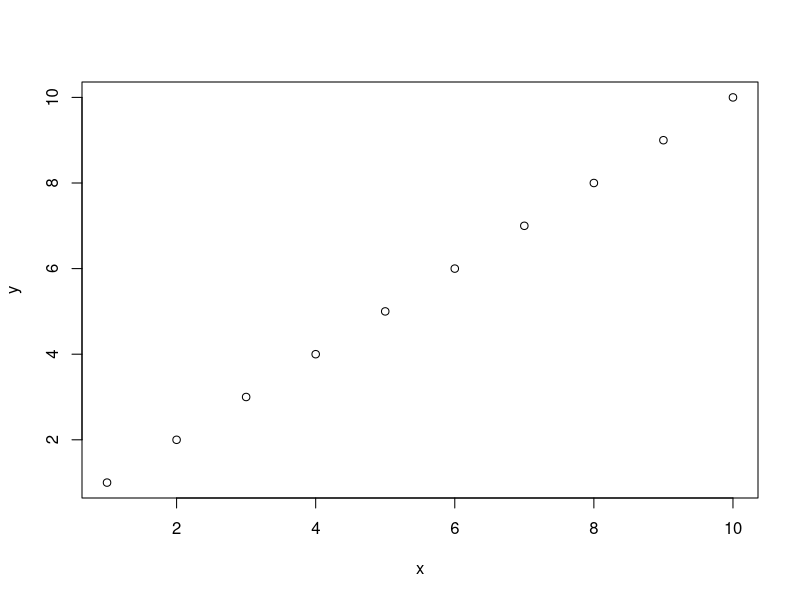
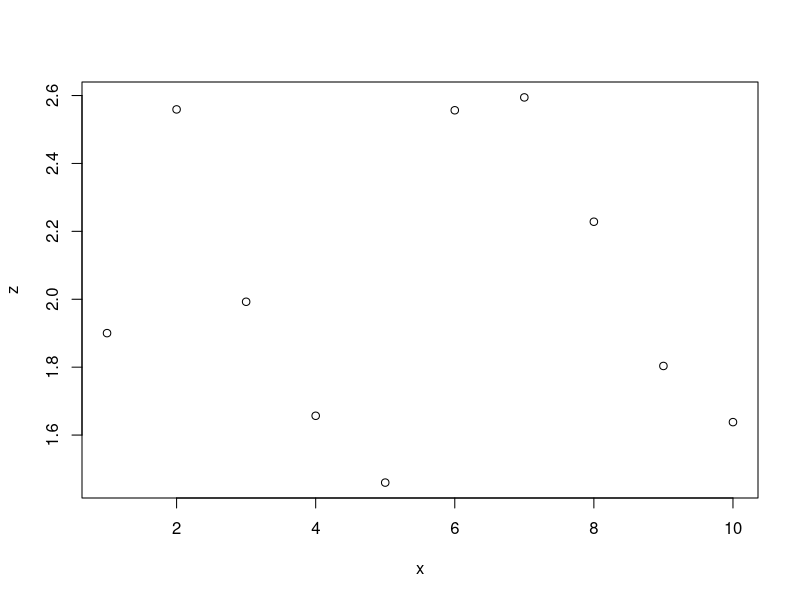
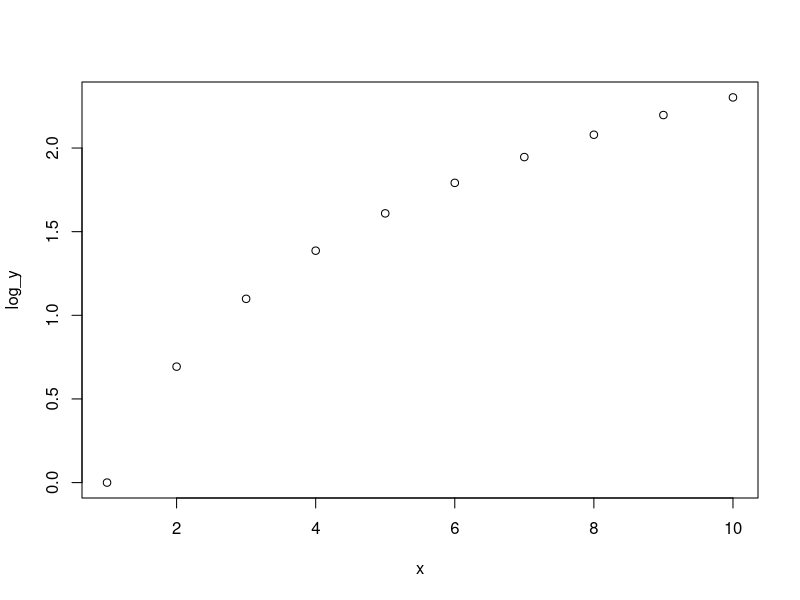

Here is the R script that generated these plots, in order:
# first script  

x <- 1:10
y <- 1:10

plot(x,y)


z <- rnorm(10, 2, 0.5)
plot(x,z)

xy <- data.frame(x,y)

head(xy)

write.table(xy, file="xy.csv", sep = ",")

# say all sorts of things here

#transform y variable to log and plot

log_y<-log(y)
plot(x,log_y)

